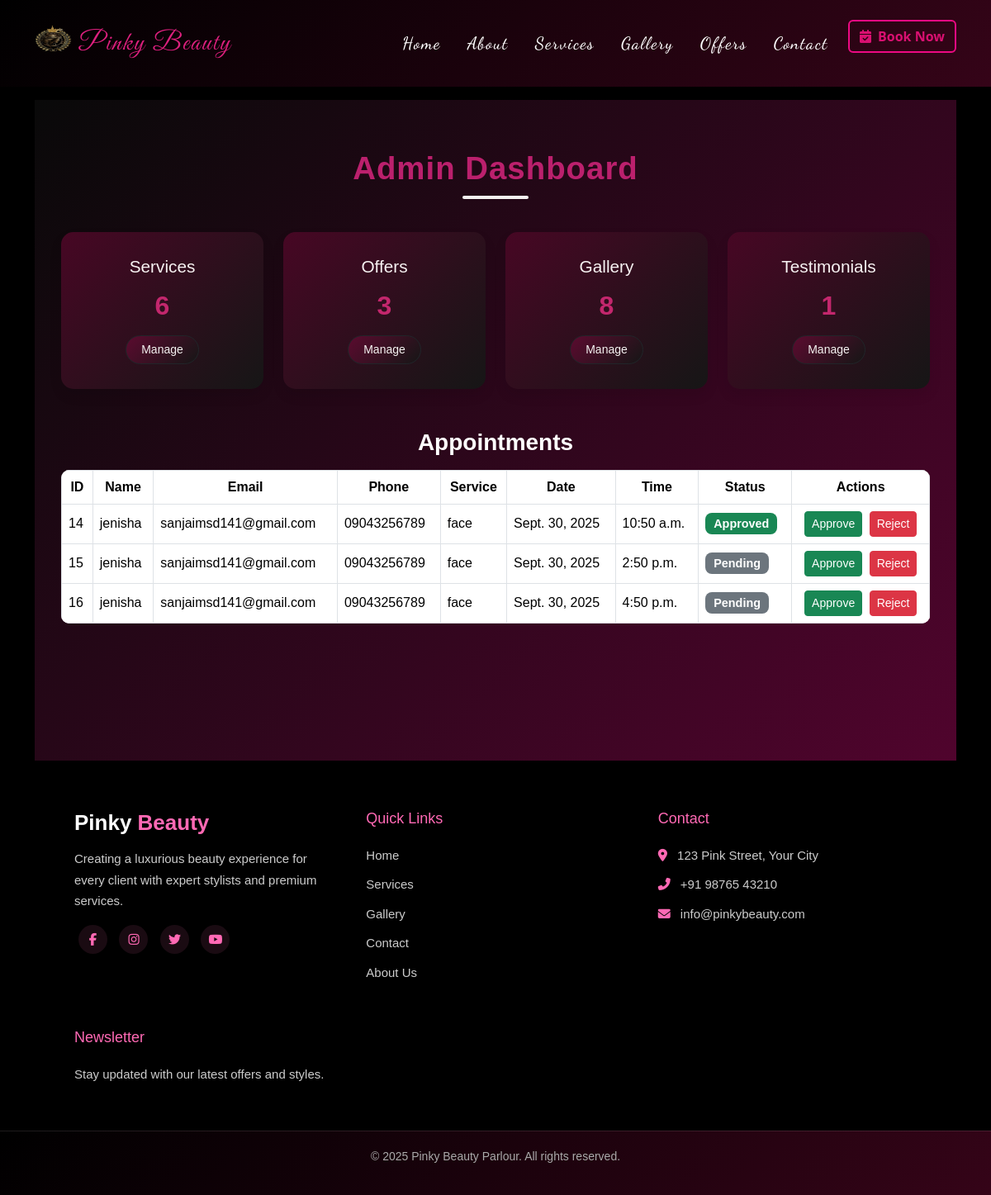
/admin-dashboard/ (signed in), run on the app's committed database.
### main/models.py (models this page shows, shortened)
class Appointment(models.Model):
    name = models.CharField(max_length=100)
    email = models.EmailField()
    phone = models.CharField(max_length=15)
    service = models.ForeignKey(Service, on_delete=models.CASCADE)
    date = models.DateField()
    time = models.TimeField()
    status = models.CharField(max_length=20, choices=[('Pending','Pending'), ('Approved','Approved'), ('Rejected','Rejected')], default='Pending')

class Service(models.Model):
    name = models.CharField(max_length=100)
    description = models.TextField()
    price = models.FloatField()
    image = models.ImageField(upload_to='services/')
    available = models.BooleanField(default=True)

### main/views.py (the view)
# urls.py: path('admin-dashboard/', views.admin_dashboard_view, name='admin_dashboard'),
@login_required
def admin_dashboard_view(request):
    if not request.user.is_superuser:
        return redirect('home')
    context = {
        'appointments': Appointment.objects.all(),
        'services': Service.objects.all(),
        'offers': Offer.objects.all(),
        'gallery': Gallery.objects.all(),
        'testimonials': Testimonial.objects.all()
    }
    return render(request, 'admin_dashboard.html', context)

### main/Templates/admin_dashboard.html (shortened to what this page needs)
{% extends "base.html" %}
{% load static %}
{% block content %}
<section class="admin-dashboard">
  <div class="container">
    <h2 class="dashboard-title">Admin Dashboard</h2>
    <div class="row g-4 justify-content-center">
      <div class="col-md-3">
        <div class="dashboard-card">
          <h5>Services</h5>
          <p class="count">{{ services|length }}</p>
          <a href="{% url 'services_page_admin' %}" class="btn btn-outline-dark btn-sm">Manage</a>
        </div>
      </div>
      <div class="col-md-3">
        <div class="dashboard-card">
          <h5>Offers</h5>
          <p class="count">{{ offers|length }}</p>
          <a href="{% url 'offers_page_admin' %}" class="btn btn-outline-dark btn-sm">Manage</a>
        </div>
      </div>
      <div class="col-md-3">
        <div class="dashboard-card">
          <h5>Gallery</h5>
          <p class="count">{{ gallery|length }}</p>
          <a href="{% url 'gallery_page_admin' %}" class="btn btn-outline-dark btn-sm">Manage</a>
        </div>
      </div>
      <div class="col-md-3">
        <div class="dashboard-card">
          <h5>Testimonials</h5>
          <p class="count">{{ testimonials|length }}</p>
          <a href="{% url 'testimonials_page_admin' %}" class="btn btn-outline-dark btn-sm">Manage</a>
        </div>
      </div>
    </div>
    <h3 class="mt-5 mb-3 text-center fw-bold">Appointments</h3>
    <div class="table-responsive">
      <table class="table table-bordered table-hover align-middle">
        <thead>
          <tr>
            <th>ID</th>
            <th>Name</th>
            <th>Email</th>
            <th>Phone</th>
            <th>Service</th>
            <th>Date</th>
            <th>Time</th>
            <th>Status</th>
            <th>Actions</th>
          </tr>
        </thead>
        <tbody>
          {% for appt in appointments %}
          <tr>
            <td>{{ appt.id }}</td>
            <td>{{ appt.name }}</td>
            <td>{{ appt.email }}</td>
            <td>{{ appt.phone }}</td>
            <td>{{ appt.service.name }}</td>
            <td>{{ appt.date }}</td>
            <td>{{ appt.time }}</td>
            <td>
              <span
                class="badge {% if appt.status == 'Approved' %}bg-success{% elif appt.status == 'Rejected' %}bg-danger{% else %}bg-secondary{% endif %}">
                {{ appt.status }}
              </span>
            </td>
            <td class="text-center">
              <a href="{% url 'approve_appointment' appt.id %}" class="btn btn-success btn-sm me-1">Approve</a>
              <a href="{% url 'reject_appointment' appt.id %}" class="btn btn-danger btn-sm">Reject</a>
            </td>
          </tr>
          {% empty %}
          <tr>
            <td colspan="9" class="text-center text-muted">No appointments available</td>
          </tr>
          {% endfor %}
        </tbody>
      </table>
    </div>
  </div>
</section>
{% endblock %}

### main/Templates/base.html (style rules this page uses)
body { font-family: 'Segoe UI', Tahoma, Geneva, Verdana, sans-serif; background-color: #000; color: #ffffff; overflow-x: hidden; }

### main/Templates/admin_dashboard.html (style rules this page uses)
.admin-dashboard { animation: fadeIn 1s ease-in-out; font-family: 'Poppins', sans-serif; padding: 60px 20px; min-height: 100vh; background: linear-gradient(135deg, #090909 0%, #50042d 100%); }
.dashboard-title { font-size: 2.4rem; font-weight: 700; text-align: center; margin-bottom: 40px; color: #bb206d; letter-spacing: 1px; position: relative; }
.dashboard-title::after { content: ""; display: block; width: 80px; height: 4px; background: #f5f2f1; margin: 10px auto 0; border-radius: 5px; }
.dashboard-card { background: linear-gradient(135deg, #470724 0%, #161616 100%); border-radius: 15px; padding: 30px 20px; text-align: center; box-shadow: 0 8px 16px rgba(0, 0, 0, 0.08); transition: all 0.3s ease; border: none; animation: zoomIn 0.8s ease; color: #f5f2f1; }
.dashboard-card h5 { font-size: 1.3rem; color: #f7f2f2; margin-bottom: 10px; }
.dashboard-card .count { font-size: 2rem; font-weight: 700; color: #c3276d; margin-bottom: 12px; }
.dashboard-card .btn { border-radius: 25px; padding: 6px 18px; transition: 0.3s; color: #f5f2f1; background: linear-gradient(135deg, #5b0b2f 0%, #161616 100%); }
.table { border-radius: 10px; overflow: hidden; background: #fff; animation: fadeInUp 1.2s ease; }
.table thead { background-color: #1a1a1a; color: #fff; text-align: center; }
.badge { font-size: 0.9rem; padding: 6px 10px; border-radius: 8px; text-transform: capitalize; }

### data on the page
Appointment: id "14", name "jenisha", email "sanjaimsd141@gmail.com", phone "09043256789", service.name "face", date "Sept. 30, 2025", time "10:50 a.m.", status "Approved"
Appointment: id "15", name "jenisha", email "sanjaimsd141@gmail.com", phone "09043256789", service.name "face", date "Sept. 30, 2025", time "2:50 p.m.", status "Pending"
Appointment: id "16", name "jenisha", email "sanjaimsd141@gmail.com", phone "09043256789", service.name "face", date "Sept. 30, 2025", time "4:50 p.m.", status "Pending"

### other printed values
{{ services|length }} "6"
{{ offers|length }} "3"
{{ gallery|length }} "8"
{{ testimonials|length }} "1"
